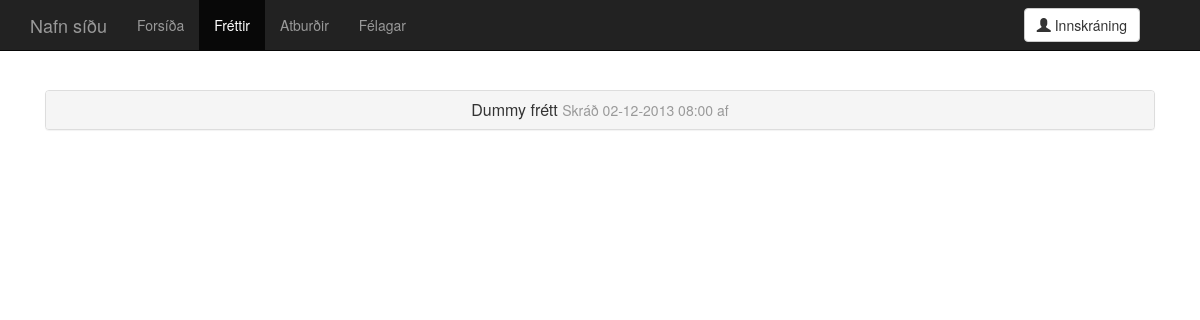
Before: /news.php with the older database file.
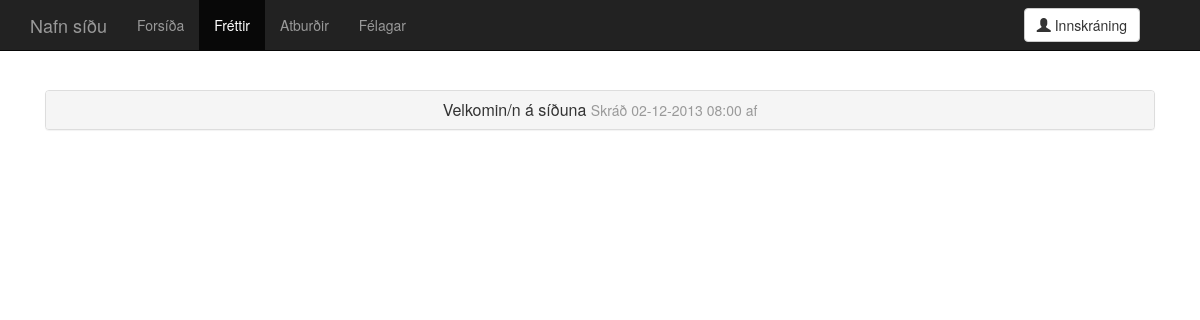
After: the same page with the newer database file.
### tables this page shows
CREATE TABLE 'news' (
  'news_id' integer NOT NULL,
  'title' text,
  'description' text,
  'date_created' integer,
  'date_edited' integer,
  'creator' integer,
  'last_editor' integer,
  PRIMARY KEY ('news_id')
);

### news.php (the view, shortened to what this page needs)
<?php
require_once "php/head.php";
?>
<!DOCTYPE html>
<html lang="is">
  <head>
    <link href="dist/css/bootstrap.css" rel="stylesheet">
    <link href="css/main.css" rel="stylesheet">
  </head>
  <body>
<?php
require_once "parts/navbar.php";
?>
    <div class="container">
      <div class="starter-template">
 <?php
$temp_counter = 0;
$result = $db->query("SELECT title,description,date_created,date_edited,creator,last_editor FROM news ORDER BY date_created desc;");
foreach($result as $row_data) {
  $temp_counter++;
  $title = $row_data["title"];
  $date_created = date("d-m-Y H:i", $row_data["date_created"]);
  $description = nl2br($row_data["description"]);
  echo <<<_END
      <div class="panel-group" id="accordion">
        <div class="panel panel-default">
          <div class="panel-heading">
          <h3 class="panel-title">
            <a class="accordion-toggle" data-toggle="collapse" data-parent="#accordion" href="#collapse$temp_counter">
              $title <small>Skráð $date_created af <nafn></small>
            </a>
          </h3>
          </div>
          <div id="collapse$temp_counter" class="panel-collapse collapse">
            <div class="panel-body">
              <p>
              $description
              </p>
            </div>
          </div>
        </div>
      </div>
_END;
}
?>
    </div>
  </body>
</html>

Changed rows visible on the page:
changed news: title "Dummy frétt" → "Velkomin/n á síðuna"
